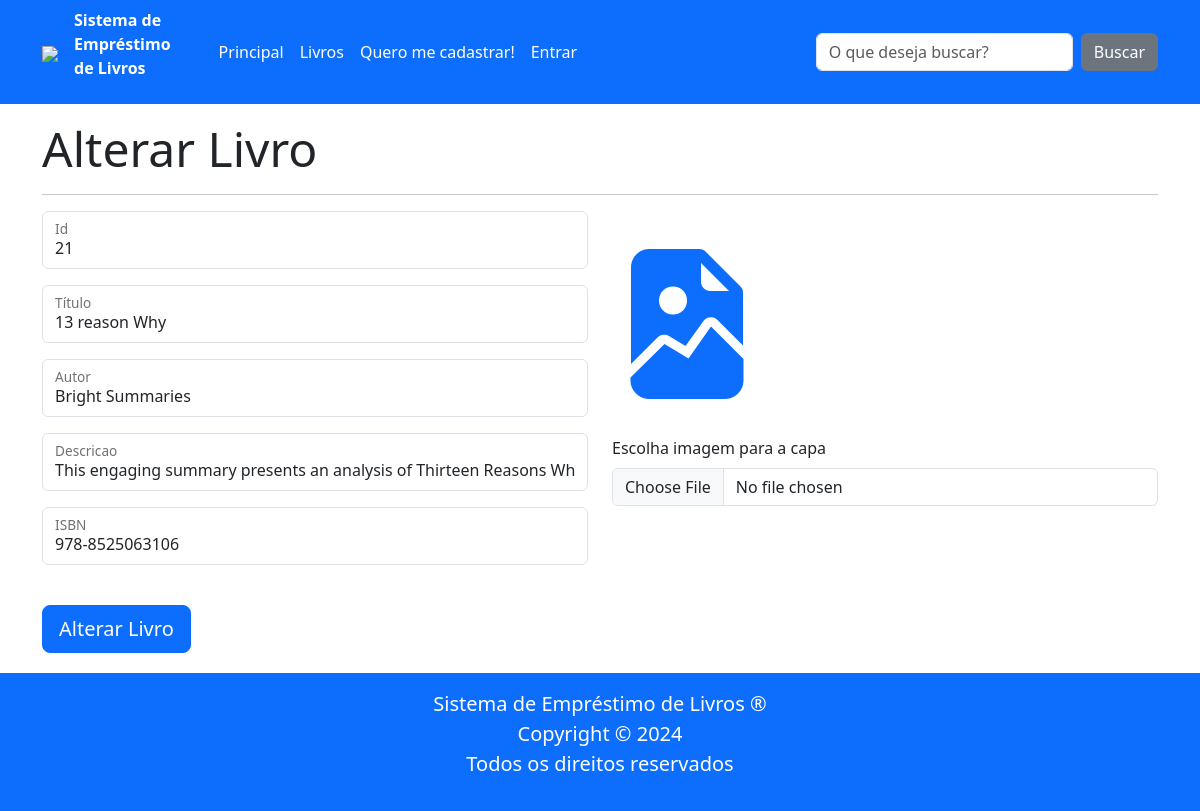
The app's page /alterar_livro/21, older data.
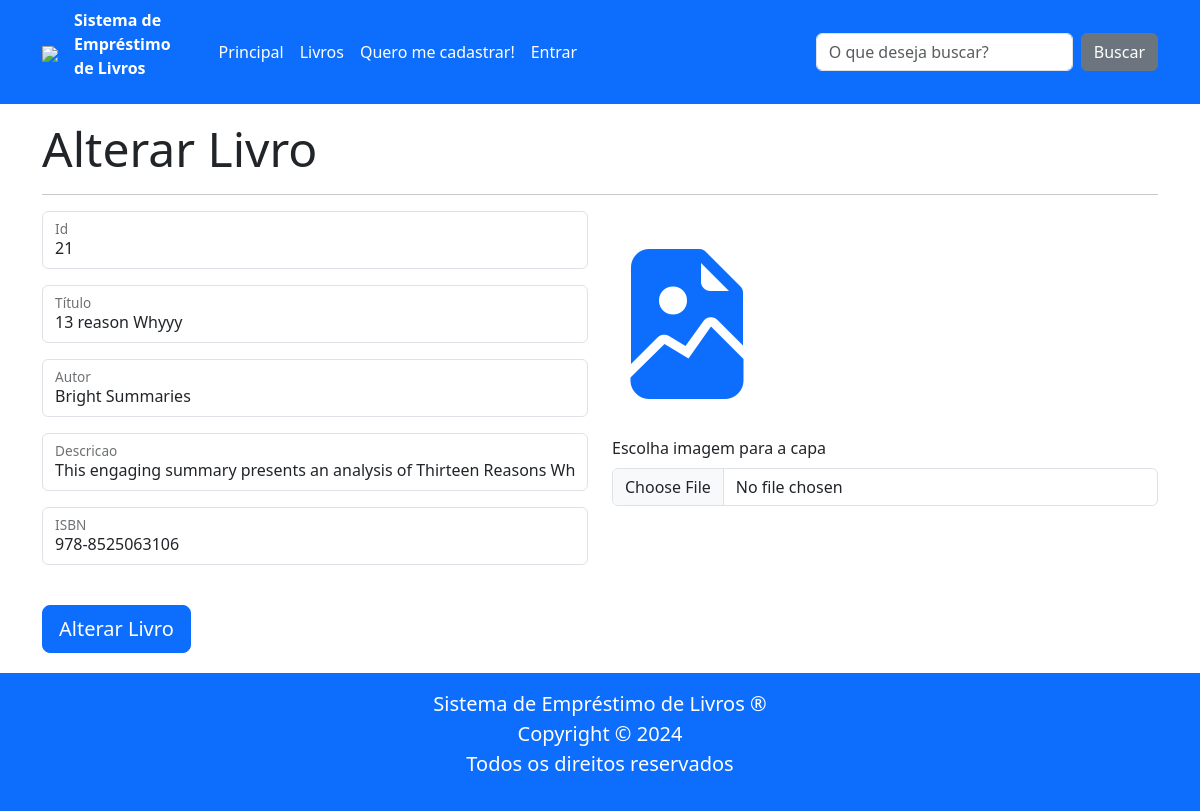
The same page, newer data.
### tables this page shows
CREATE TABLE livro (
        id INTEGER PRIMARY KEY AUTOINCREMENT,
        nome TEXT NOT NULL,
        autor TEXT NOT NULL,
        descricao TEXT NOT NULL,
        isbn TEXT NOT NULL);

### routes/main_routes.py (the view)
@router.get("/alterar_livro/{id}")
async def get_alterar_livro(request: Request, id: int):
    livro = LivroRepo.obter_um(id)
    if not livro:
        raise HTTPException(status_code=404, detail="Livro não encontrado.")
    return templates.TemplateResponse(
        "alterar_livro.html",
        {"request": request, "livro": livro},
    )

### templates/alterar_livro.html (shortened to what this page needs)
{% extends "base.html" %}
{% block conteudo %}
<h1 class="display-5"><b>Alterar Livro</b></h1>
<hr>
<form class="row json-form" method="post" action="/alterar_livro">
    <div class="col-12 col-lg-6">
        <div class="form-floating mb-3">
            <input type="text" class="form-control" id="id" name="id"  value="{{ livro.id }}">
            <label for="id" value = "{{livro.id}}">Id</label>
        </div>
        <div class="form-floating mb-3">
            <input type="text" class="form-control" id="nome" name="nome"  value="{{ livro.nome }}">
            <label for="nome">Título</label>
        </div>
        <div class="form-floating mb-3">
            <input type="text" class="form-control" id="autor" name="autor" value="{{livro.autor}}">
            <label for="autor">Autor</label>
        </div>
        <div class="form-floating mb-3">
            <input type="text" class="form-control" id="descricao" name="descricao" value="{{livro.descricao}}">
            <label for="descricao">Descricao</label>
        </div>
        <div class="form-floating mb-3">
            <input type="text" class="form-control" id="isbn" name="isbn" value="{{livro.isbn}}">
            <label for="isbn">ISBN</label>
        </div>
        <div style="margin-top: 40px; margin-bottom: 20px;">
            <button type="submit" class="btn btn-primary btn-lg">Alterar Livro</button>
        </div>
    </div>
    <div class="col-12 col-lg-6">
        <i class="bi bi-file-earmark-image-fill text-primary" style="font-size: 150px;"></i>
        <div class="mb-3">
            <label for="formFile" class="form-label">Escolha imagem para a capa</label>
            <input class="form-control"   type="file" id="imagem" placeholder="Formulario">
        </div>
    </div>
</form>
{% endblock %}

### templates/base.html (shortened to what this page needs)
<!DOCTYPE html>
<html lang="pt-br">
<head>
    <link rel="stylesheet" href="/static/lib/bootstrap/bootstrap.min.css">
    <link rel="stylesheet" href="/static/lib/bootstrap-icons/font/bootstrap-icons.min.css">
    <link rel="stylesheet" href="/static/css/estilos.css">
</head>
<body class="d-flex flex-column min-vh-100">
    {%- set cliente = request.state.cliente -%}
    {% include "header.html" %}
    <main class="container mt-3">
        {% block conteudo %}{% endblock %}
    </main>
    {% include "footer.html" %}
</body>
</html>

### templates/header.html (shortened to what this page needs)
<nav class="navbar navbar-expand-lg text-white bg-primary">
    <div class="container ">
        <a class="navbar-brand" href="/">
            <img src="/static/img/logo.png" style="height: 100px;">
        </a>
        <p style="font-weight: bold; margin-right: 40px; ">Sistema de <br>
            Empréstimo <br>
            de Livros</p>
        {% set pagina_atual = request.url.path %}
        <div class="collapse navbar-collapse" id="menuPrincipal">
            {% if cliente.admin == True -%}
            <ul class="navbar-nav me-auto mb-2 mb-lg-0 text-white">
                <li class="nav-item">
                    <a class="nav-link {{ 'active' if pagina_atual == '/' }} text-white" href="/">Principal</a>
                </li>
                <li  class="nav-item">
                    <a class="nav-link {{ 'active' if pagina_atual == '/' }} text-white" href="/cadastrar_livro">Cadastrar Livro</a>
                </li>
                <li  class="nav-item">
                    <a class="nav-link {{ 'active' if pagina_atual == '/' }} text-white" href="/livros">Emprestar</a>
                </li>
                <li  class="nav-item">
                    <a class="nav-link {{ 'active' if pagina_atual == '/' }} text-white" href="/livros">Emprestimos</a>
                </li>
                <li class="nav-item dropdown">
                    <a class="nav-link dropdown-toggle text-white" href="#" role="button" data-bs-toggle="dropdown">
                        Olá, <b>Bibliotecário</b>!
                    </a>
                    <ul class="dropdown-menu">
                        <li><a class="dropdown-item  {{ 'active' if pagina_atual == '/cliente/dados' }} text-secondary" href="/cliente/dados">Dados Pessoais</a></li>
                        <li><a class="dropdown-item  {{ 'active' if pagina_atual == '/cliente/senha' }} text-secondary" href="/cliente/senha">Alterar Senha</a></li>
                        <li>
                            <hr class="dropdown-divider">
                        </li>
                        <li><a class="dropdown-item text-primary" href="/cliente/sair">Sair</a></li>
                    </ul>
                </li>
                <!-- <li class="nav-item">
                    <a class="nav-link {{ 'active' if pagina_atual == '/carrinho' }}" href="/cliente/carrinho">
                        <i class="bi bi-cart-fill"></i>
                    </a>
                </li> -->
            </ul>
            {%- else: -%}
            <ul class="navbar-nav me-auto mb-2 mb-lg-0">
                <li class="nav-item">
                    <a class="nav-link {{ 'active' if pagina_atual == '/' }} text-white" href="/">Principal</a>
                </li>
                <li  class="nav-item">
                    <a class="nav-link {{ 'active' if pagina_atual == '/' }} text-white" href="/livros">Livros</a>
                </li>
                {% if not cliente or not cliente.nome -%}
                <li class="nav-item">
                    <a class="nav-link {{ 'active' if pagina_atual == '/cadastro' }} text-white" href="/cadastro">Quero me cadastrar!</a>
                </li>
                <li class="nav-item">
                    <a class="nav-link {{ 'active' if pagina_atual == '/entrar' }} text-white" href="/entrar">Entrar</a>
                </li>
                {%- endif -%}
            </ul>
            {%- endif -%}
            <form class="d-flex" role="search" action="/buscar" method="get">
                <input class="form-control me-2" type="search" placeholder="O que deseja buscar?" name="q">
                <button class="btn btn-secondary" type="submit">Buscar</button>
            </form>
        </div>
    </div>
</nav>

### templates/message.html (shortened to what this page needs)
{% if not message_success: %}
{%- set message_success = request.cookies.get("message_success") -%}
{% endif %}
{% if not message_warning: %}
{%- set message_warning = request.cookies.get("message_warning") -%}
{% endif %}
{% if not message_danger: %}
{%- set message_danger = request.cookies.get("message_danger") -%}
{% endif %}

### templates/footer.html
<footer class="bg-primary text-white text-center p-3 mt-auto">
    <p class="lead mb-0">Sistema de Empréstimo de Livros &reg;</p>
    <p class="lead mb-0">Copyright &copy; 2024</p>
    <p class="lead">Todos os direitos reservados</p>
</footer>

Row changes from the older to the newer data that the page shows:
changed livro "Bright Summaries": nome "13 reason Why" → "13 reason Whyyy"
